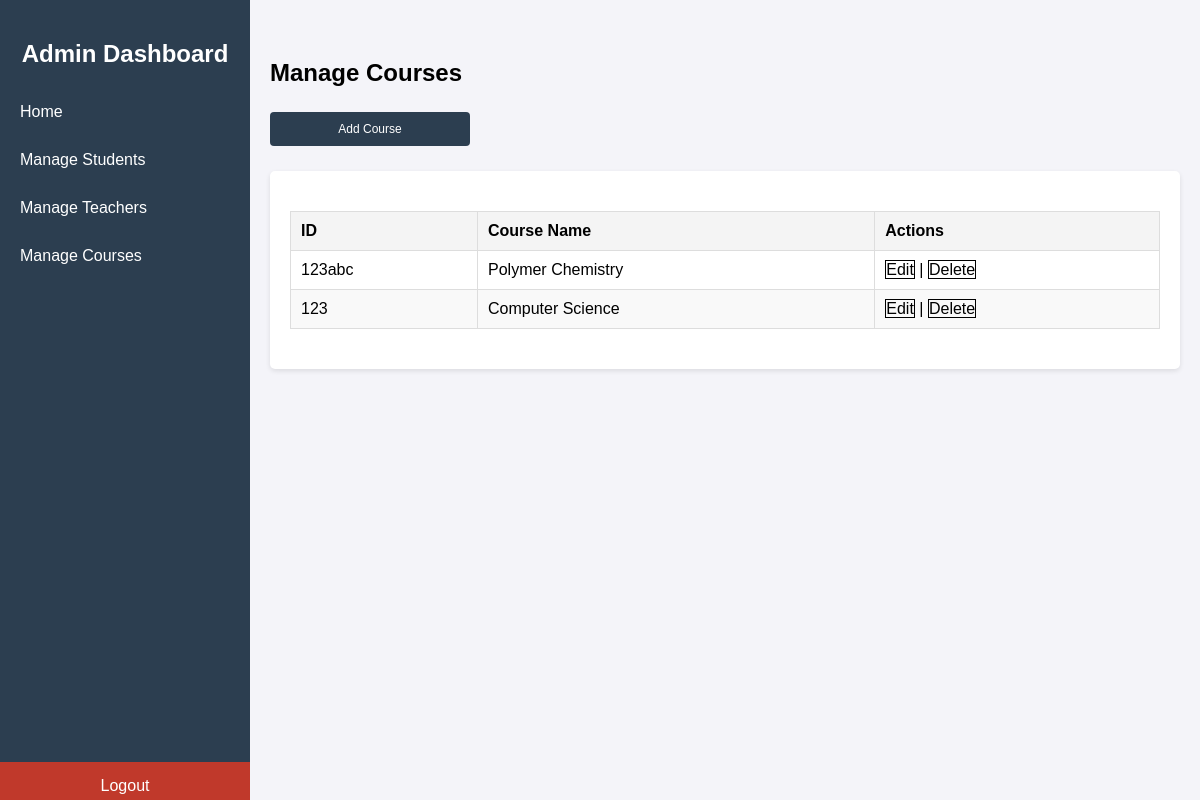
Before: /admin-course/ with the older database file.
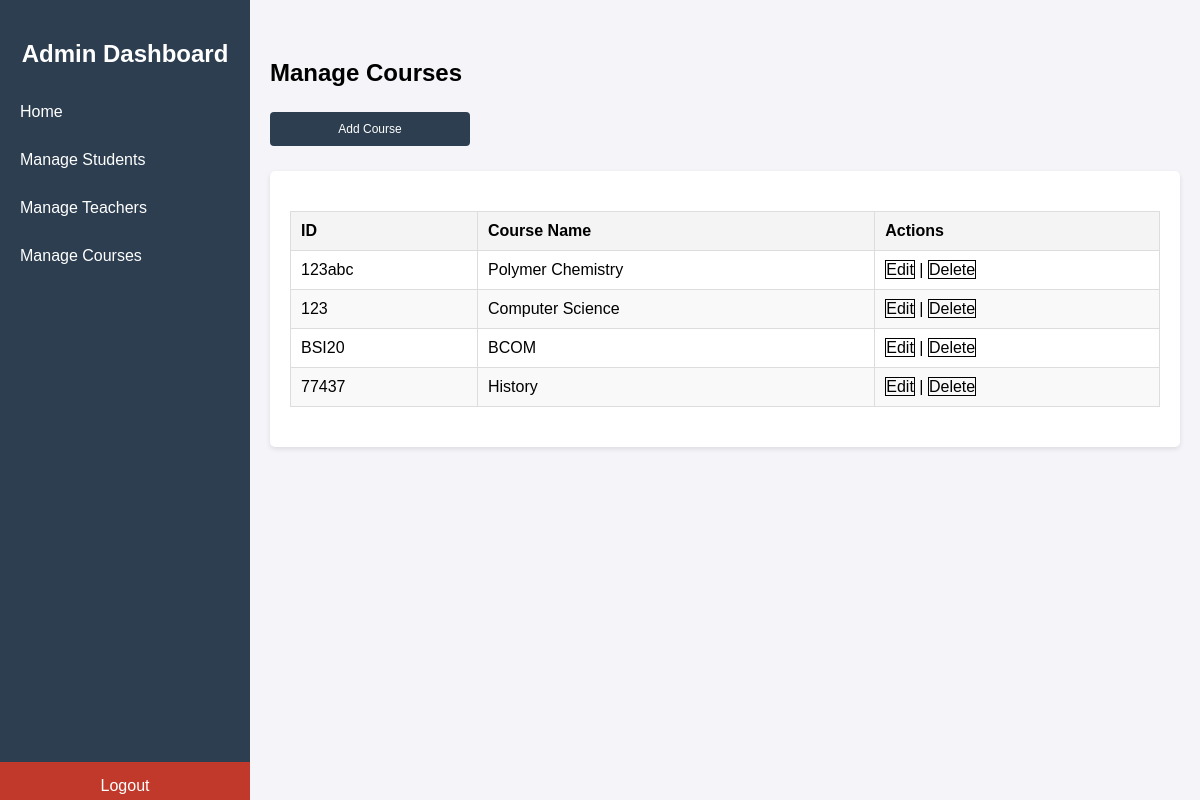
After: the same page with the newer database file.
### GradeWireapp/models.py (models this page shows, shortened)
class Course(models.Model):
    course_id = models.CharField(max_length=30,unique=True)
    course_name = models.CharField(max_length=30,unique=True,default= ' ')

### GradeWireapp/views.py (the view)
# urls.py: path('admin-course/', views.admin_mg_course_view,name='adminMgCourse'),
def admin_mg_course_view(request):
    courses = Course.objects.all()  # Get all courses from the database
    return render(request,'admin_mg_course.html', {'courses': courses})

### templates/admin_mg_course.html (shortened to what this page needs)
{% load static %}
<!DOCTYPE html>
<html lang="en">
<head>
    <link rel="stylesheet" type="text/css" href="{% static 'assets/css/admin-style.css'%}">
</head>
<body>
    <div class="menu-toggle" onclick="toggleSidebar()">☰ Menu</div>
    <div class="sidebar">
        <h2>Admin Dashboard</h2>
        <a href="{% url 'adminHome' %}" onclick="showSection('home')">Home</a>
        <a href="{% url 'ManageStudent' %}"  >Manage Students</a>
        <a href="{% url 'ManageTeacher' %}" >Manage Teachers</a>
        <a href="{% url 'ManageCourse' %}" >Manage Courses</a>
        <a href="{% url 'logout' %}" class="logout" id="logoutButton">Logout</a>
    </div>
    <div class="content">
        <div id="manage-courses" class="section active">
            <h2>Manage Courses</h2>
            <div class="form-container">
                <button class="small-btn" onclick="toggleAddCourseForm()" style="    width: 200px;">Add Course</button>
            </div>
            <div class="table-container">
                <table>
                    <thead>
                        <tr>
                            <th>ID</th>
                            <th>Course Name</th>
                            <th>Actions</th>
                        </tr>
                    </thead>
                    <tbody id="courseTableBody">
                        {% for course in courses %}
                            <tr>
                                <td>{{ course.course_id }}</td>
                                <td>{{ course.course_name }}</td>
                                <td>
                                    <a href="{% url 'edit_course' course.id %}"  style="border: 1px solid; text-decoration: none; color: black;">Edit</a> |
                                    <a href="{% url 'delete_course' course.id %}" onclick="return confirm('Are you sure you want to delete this course?');" style="border: 1px solid; text-decoration: none; color: black;">Delete</a>
                                </td>
                            </tr>
                        {% endfor %}
                    </tbody>
                </table>
            </div>
        </div>
    </div>
</body>
</html>

Changed rows visible on the page:
added Course: course_id "BSI20", course_name "BCOM"
added Course: course_id "77437", course_name "History"
